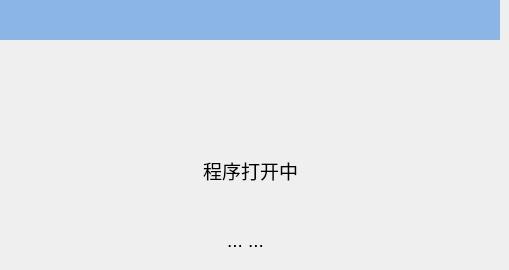
   <widget class="QWidget" name="page_4">
    <widget class="QLabel" name="label_23">
     <property name="geometry">
      <rect>
       <x>230</x>
       <y>70</y>
       <width>40</width>
       <height>40</height>
      </rect>
     </property>
     <property name="minimumSize">
      <size>
       <width>40</width>
       <height>40</height>
      </size>
     </property>
     <property name="maximumSize">
      <size>
       <width>40</width>
       <height>40</height>
      </size>
     </property>
     <property name="text">
      <string/>
     </property>
     <property name="pixmap">
      <pixmap resource="../resource.qrc">:/RunPage/runpage_images/alarm.png</pixmap>
     </property>
    </widget>
    <widget class="QLabel" name="label_pointName2_2">
     <property name="geometry">
      <rect>
       <x>190</x>
       <y>220</y>
       <width>111</width>
       <height>41</height>
      </rect>
     </property>
     <property name="font">
      <font>
       <pointsize>14</pointsize>
      </font>
     </property>
     <property name="text">
      <string>... ...</string>
     </property>
     <property name="alignment">
      <set>Qt::AlignCenter</set>
     </property>
    </widget>
    <widget class="QLabel" name="label_21">
     <property name="geometry">
      <rect>
       <x>120</x>
       <y>150</y>
       <width>261</width>
       <height>41</height>
      </rect>
     </property>
     <property name="font">
      <font>
       <pointsize>14</pointsize>
      </font>
     </property>
     <property name="text">
      <string>程序打开中</string>
     </property>
     <property name="alignment">
      <set>Qt::AlignCenter</set>
     </property>
    </widget>
    <widget class="QLabel" name="label_22">
     <property name="geometry">
      <rect>
       <x>0</x>
       <y>0</y>
       <width>500</width>
       <height>40</height>
      </rect>
     </property>
     <property name="minimumSize">
      <size>
       <width>500</width>
       <height>40</height>
      </size>
     </property>
     <property name="maximumSize">
      <size>
       <width>500</width>
       <height>30</height>
      </size>
     </property>
     <property name="font">
      <font>
       <pointsize>14</pointsize>
      </font>
     </property>
     <property name="styleSheet">
      <string notr="true">QLabel{background-color:#8BB5E5;}</string>
     </property>
     <property name="text">
      <string/>
     </property>
     <property name="alignment">
      <set>Qt::AlignCenter</set>
     </property>
    </widget>
   </widget>
